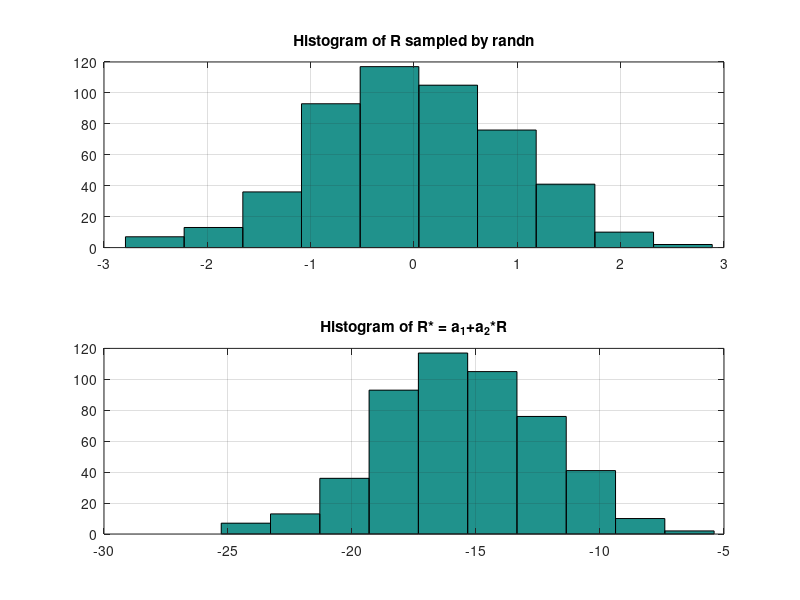

Here is the MATLAB script that generated this plot:
%Christopher Lum
%christopher.w.lum@gmail.com
%
%Illustrate using randn and how to transform it to an arbitrary mean and
%std deviation.
%
%This file is designed to accompany the YouTube video at
%https://youtu.be/Xaju4l9KTE0

%Version History
%11/20/19: Created
%11/25/19: Added YouTube URL

clear
clc
close all

%Show that randn can sample from a Gaussian distribution
N = 500;
R = randn(1,N);

%We note that R is a sampled from a standard Gaussian distribution (with
%mean = 0 and sigma = 1.  We can transform to arbitrary mu and sigma
mu          = 0;        %mean of original signal (from randn)
sigma       = 1;        %std dev of original signal (from randn)
muStar      = -15.5;    %desired mean of transformed signal
sigmaStar   = 3.5;      %desired std deviation of transformed signal
a1 = -(sigmaStar/sigma)*mu + muStar;
a2 = sigmaStar/sigma;

RStar = a1+a2*R;

figure
subplot(2,1,1)
hist(R)
title('Histogram of R sampled by randn')
grid on

subplot(2,1,2)
hist(RStar)
title('Histogram of R* = a_1+a_2*R')
grid on

disp(['mean(RStar): ',num2str(mean(RStar))])
disp(['sqrt(var(RStar)): ',num2str(sqrt(var(RStar)))])

disp('DONE!')